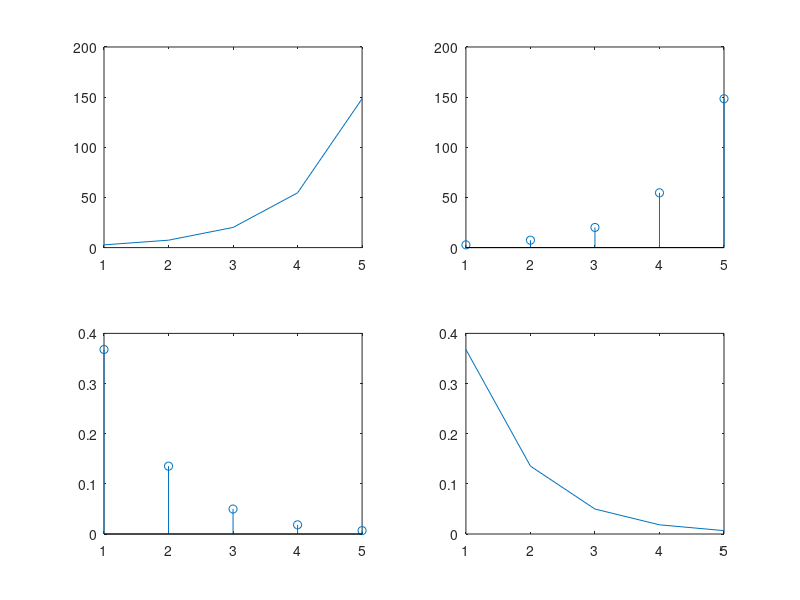

Here is the MATLAB script that generated this plot:
clear all
close all
clc
clf
n=1:5;
y=exp(n);
subplot(2,2,1);
plot(y);
subplot(2,2,2);
stem(y);
z=exp(-n);
subplot(2,2,4);
plot(z);
subplot(2,2,3);
stem(z);
